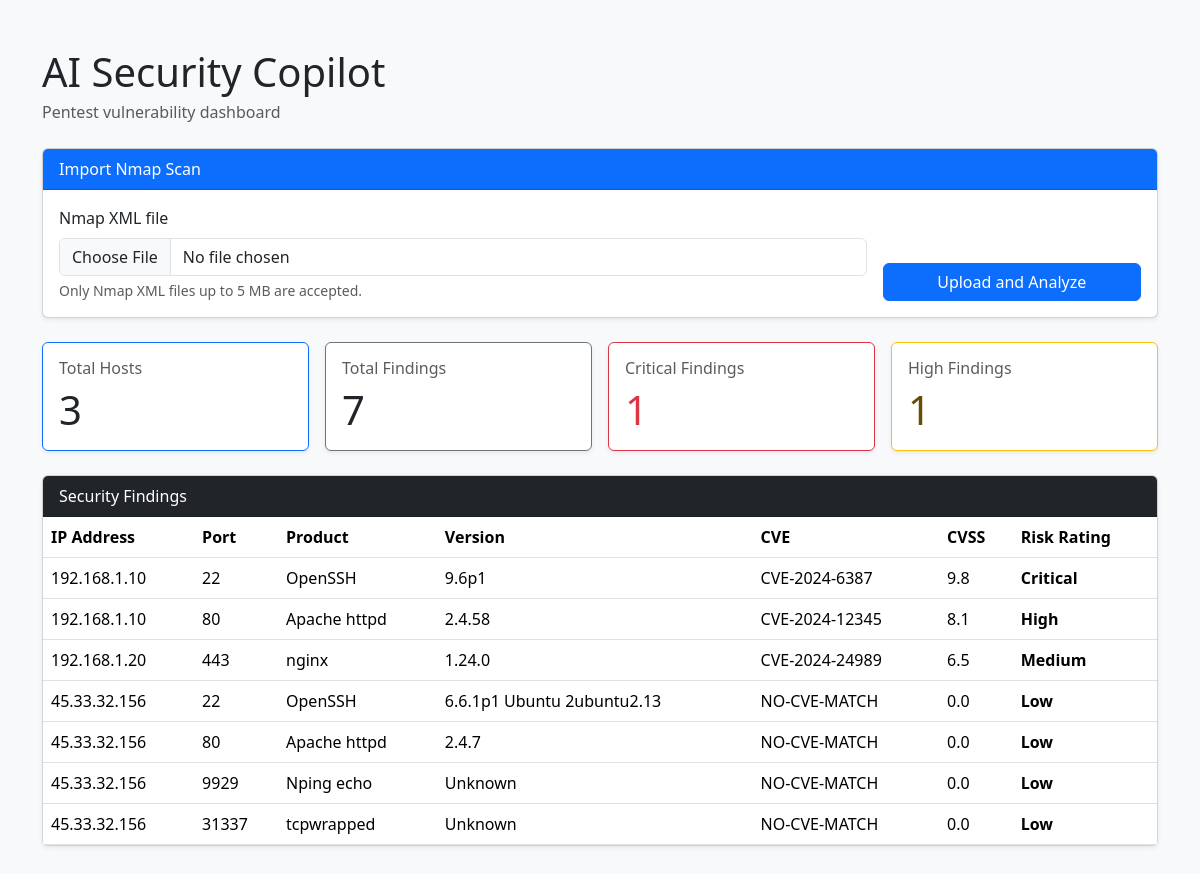
The page / on the database its author committed.
### tables this page shows
CREATE TABLE findings (
                id INTEGER PRIMARY KEY AUTOINCREMENT,
                ip_address TEXT NOT NULL,
                port INTEGER NOT NULL,
                product TEXT NOT NULL,
                version TEXT NOT NULL,
                cve TEXT NOT NULL,
                cvss REAL NOT NULL,
                risk_rating TEXT NOT NULL,
                description TEXT NOT NULL,
                UNIQUE (ip_address, port, cve)
            );

### app.py (the view)
@app.route("/")
def index() -> str:
    findings = get_security_findings()
    summary = build_summary(findings)
    return render_template("index.html", findings=findings, summary=summary)

### app.py (called while the page is built)
def get_security_findings() -> list[dict[str, str | float | int]]:
    return get_all_findings()

def build_summary(findings: list[dict[str, str | float | int]]) -> dict[str, int]:
    unique_hosts = {str(finding["ip_address"]) for finding in findings}
    return {
        "total_hosts": len(unique_hosts),
        "total_findings": len(findings),
        "critical_findings": sum(
            finding["risk_rating"] == "Critical" for finding in findings
        ),
        "high_findings": sum(
            finding["risk_rating"] == "High" for finding in findings
        ),
    }

### database/db.py (called while the page is built)
def get_connection() -> sqlite3.Connection:
    connection = sqlite3.connect(DATABASE_PATH)
    connection.row_factory = sqlite3.Row
    return connection

def init_db() -> None:
    with get_connection() as connection:
        connection.execute(
            """
            CREATE TABLE IF NOT EXISTS findings (
                id INTEGER PRIMARY KEY AUTOINCREMENT,
                ip_address TEXT NOT NULL,
                port INTEGER NOT NULL,
                product TEXT NOT NULL,
                version TEXT NOT NULL,
                cve TEXT NOT NULL,
                cvss REAL NOT NULL,
                risk_rating TEXT NOT NULL,
                description TEXT NOT NULL,
                UNIQUE (ip_address, port, cve)
            )
            """
        )

def get_all_findings() -> list[dict[str, str | float | int]]:
    init_db()
    with get_connection() as connection:
        rows = connection.execute(
            "SELECT * FROM findings ORDER BY cvss DESC, id ASC"
        ).fetchall()
    return [dict(row) for row in rows]

### templates/index.html (shortened to what this page needs)
<!doctype html>
<html lang="en">
<head>
    <link href="https://cdn.jsdelivr.net/npm/bootstrap@5.3.3/dist/css/bootstrap.min.css" rel="stylesheet">
</head>
<body class="bg-light">
    <main class="container py-5">
        <h1 class="mb-1">AI Security Copilot</h1>
        <p class="text-muted mb-4">Pentest vulnerability dashboard</p>
        <section class="card shadow-sm mb-4">
            <div class="card-header bg-primary text-white">Import Nmap Scan</div>
            <div class="card-body">
                <form action="{{ url_for('upload_scan') }}" method="post" enctype="multipart/form-data">
                    <div class="row g-3 align-items-end">
                        <div class="col-md-9">
                            <label for="scan_file" class="form-label">Nmap XML file</label>
                            <input class="form-control" type="file" id="scan_file" name="scan_file" accept=".xml" required>
                            <div class="form-text">Only Nmap XML files up to 5 MB are accepted.</div>
                        </div>
                        <div class="col-md-3">
                            <button class="btn btn-primary w-100" type="submit">Upload and Analyze</button>
                        </div>
                    </div>
                </form>
            </div>
        </section>
        <section class="row g-3 mb-4">
            <div class="col-md-3">
                <div class="card h-100 shadow-sm border-primary">
                    <div class="card-body">
                        <h2 class="h6 text-muted">Total Hosts</h2>
                        <p class="display-6 mb-0">{{ summary.total_hosts }}</p>
                    </div>
                </div>
            </div>
            <div class="col-md-3">
                <div class="card h-100 shadow-sm border-secondary">
                    <div class="card-body">
                        <h2 class="h6 text-muted">Total Findings</h2>
                        <p class="display-6 mb-0">{{ summary.total_findings }}</p>
                    </div>
                </div>
            </div>
            <div class="col-md-3">
                <div class="card h-100 shadow-sm border-danger">
                    <div class="card-body">
                        <h2 class="h6 text-muted">Critical Findings</h2>
                        <p class="display-6 text-danger mb-0">{{ summary.critical_findings }}</p>
                    </div>
                </div>
            </div>
            <div class="col-md-3">
                <div class="card h-100 shadow-sm border-warning">
                    <div class="card-body">
                        <h2 class="h6 text-muted">High Findings</h2>
                        <p class="display-6 text-warning-emphasis mb-0">{{ summary.high_findings }}</p>
                    </div>
                </div>
            </div>
        </section>
        <section class="card shadow-sm">
            <div class="card-header bg-dark text-white">
                Security Findings
            </div>
            <div class="table-responsive">
                <table class="table table-hover align-middle mb-0">
                    <thead>
                        <tr>
                            <th>IP Address</th>
                            <th>Port</th>
                            <th>Product</th>
                            <th>Version</th>
                            <th>CVE</th>
                            <th>CVSS</th>
                            <th>Risk Rating</th>
                        </tr>
                    </thead>
                    <tbody>
                        {% for finding in findings %}
                        <tr class="risk-{{ finding.risk_rating|lower }}">
                            <td>{{ finding.ip_address }}</td>
                            <td>{{ finding.port }}</td>
                            <td>{{ finding.product }}</td>
                            <td>{{ finding.version }}</td>
                            <td>{{ finding.cve }}</td>
                            <td>{{ finding.cvss }}</td>
                            <td><strong>{{ finding.risk_rating }}</strong></td>
                        </tr>
                        {% else %}
                        <tr>
                            <td colspan="7" class="text-center text-muted py-4">
                                No security findings were found.
                            </td>
                        </tr>
                        {% endfor %}
                    </tbody>
                </table>
            </div>
        </section>
    </main>
</body>
</html>

### templates/index.html (style rules this page uses)
.risk-critical { background-color: #f8d7da; }
.risk-high { background-color: #ffe5b4; }
.risk-medium { background-color: #fff3cd; }
.risk-low { background-color: #d1e7dd; }

### rows shown on the page
findings: ip_address "192.168.1.10", port "22", product "OpenSSH", version "9.6p1", cve "CVE-2024-6387", cvss "9.8", risk_rating "Critical"
findings: ip_address "192.168.1.10", port "80", product "Apache httpd", version "2.4.58", cve "CVE-2024-12345", cvss "8.1", risk_rating "High"
findings: ip_address "192.168.1.20", port "443", product "nginx", version "1.24.0", cve "CVE-2024-24989", cvss "6.5", risk_rating "Medium"
findings: ip_address "45.33.32.156", port "22", product "OpenSSH", version "6.6.1p1 Ubuntu 2ubuntu2.13", cve "NO-CVE-MATCH", cvss "0.0", risk_rating "Low"
findings: ip_address "45.33.32.156", port "80", product "Apache httpd", version "2.4.7", cve "NO-CVE-MATCH", cvss "0.0", risk_rating "Low"
findings: ip_address "45.33.32.156", port "9929", product "Nping echo", version "Unknown", cve "NO-CVE-MATCH", cvss "0.0", risk_rating "Low"
findings: ip_address "45.33.32.156", port "31337", product "tcpwrapped", version "Unknown", cve "NO-CVE-MATCH", cvss "0.0", risk_rating "Low"

### other values the page prints
{{ summary.total_hosts }} "3"
{{ summary.total_findings }} "7"
{{ summary.critical_findings }} "1"
{{ summary.high_findings }} "1"
